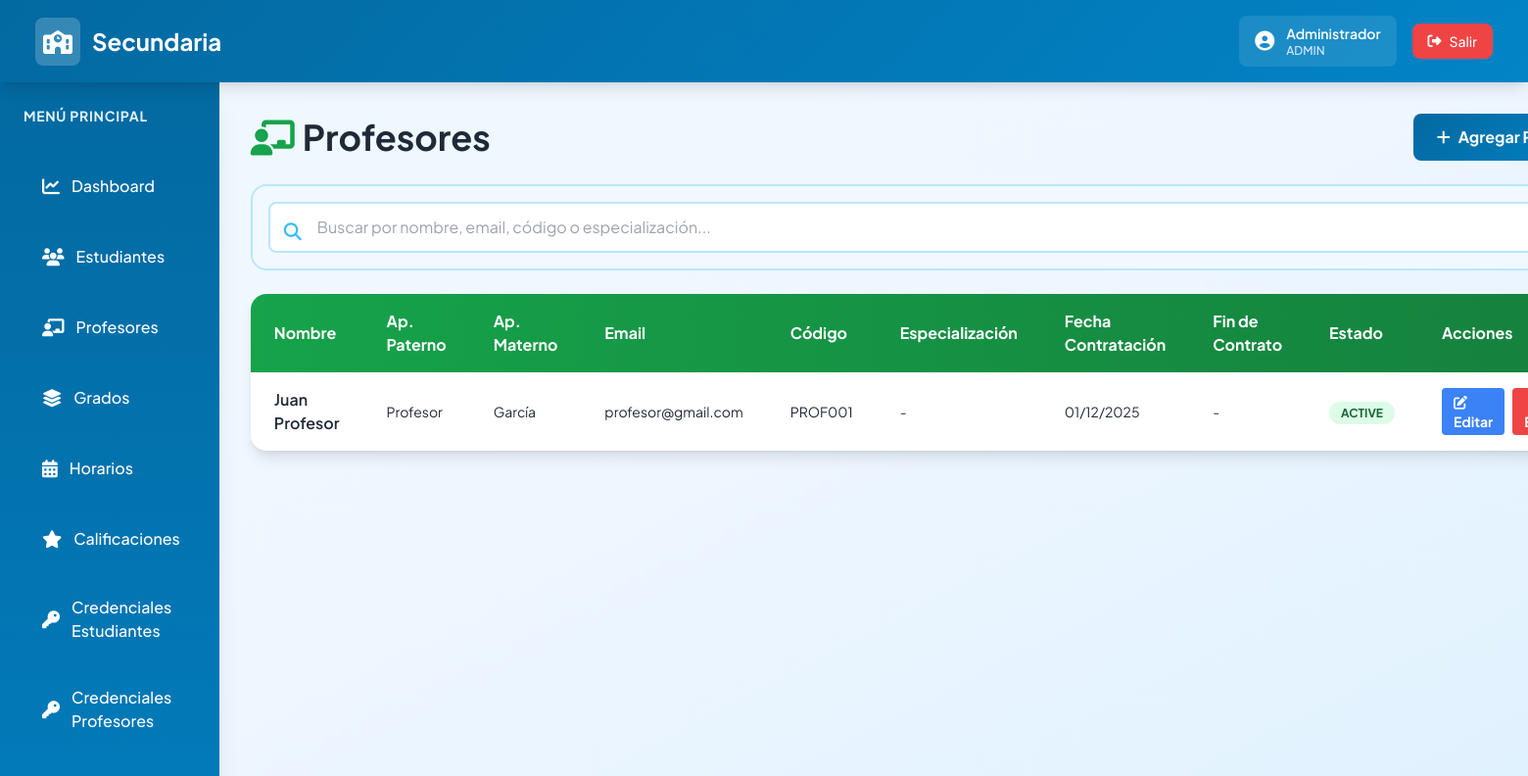
The app's page /teachers (signed in) with its own data.
### models.py (models this page shows)
class User(UserMixin, db.Model):
    __tablename__ = 'users'
    id = db.Column(db.String(36), primary_key=True, default=lambda: str(uuid.uuid4()))
    email = db.Column(db.String(255), unique=True, nullable=False)
    password = db.Column(db.String(255), nullable=False)
    name = db.Column(db.String(255), nullable=False)
    role = db.Column(db.String(20), nullable=False)
    created_at = db.Column(db.DateTime, default=datetime.utcnow)

class Teacher(db.Model):
    __tablename__ = 'teachers'
    id = db.Column(db.String(36), primary_key=True, default=lambda: str(uuid.uuid4()))
    user_id = db.Column(db.String(36), db.ForeignKey('users.id'), nullable=False, unique=True)
    teacher_code = db.Column(db.String(50), unique=True, nullable=False)
    specialization = db.Column(db.Text)
    apellido_paterno = db.Column(db.String(100), nullable=True)
    apellido_materno = db.Column(db.String(100), nullable=True)
    hire_date = db.Column(db.Date, nullable=False)
    end_contract_date = db.Column(db.Date, nullable=True)
    status = db.Column(db.String(20), default='active')
    created_at = db.Column(db.DateTime, default=datetime.utcnow)
    user = db.relationship('User', backref='teacher_profile')

### routes.py (the view)
@app.route('/teachers')
@login_required
def teachers():
    if current_user.role != 'admin':
        flash('Acceso denegado', 'error')
        return redirect(url_for('dashboard'))
    teachers = Teacher.query.all()
    return render_template('teachers.html', teachers=teachers)

### app.py (called while the page is built)
@login_manager.user_loader
def load_user(user_id):
    try:
        return User.query.get(user_id)
    except Exception as e:
        print(f"Error loading user: {e}")
        return None

### templates/teachers.html (shortened to what this page needs)
{% extends "base.html" %}
{% block content %}
<div class="space-y-6">
    <div class="flex justify-between items-center">
        <h1 class="text-4xl font-bold text-gray-800"><i class="fas fa-chalkboard-user text-green-600 mr-2"></i>Profesores</h1>
        <button onclick="openModal('addTeacherModal')" class="gradient-btn text-white px-6 py-3 rounded-lg font-bold flex items-center gap-2">
            <i class="fas fa-plus"></i> Agregar Profesor
        </button>
    </div>
    <div class="bg-sky-50 rounded-2xl p-4 border-2 border-sky-200">
        <div class="relative">
            <i class="fas fa-search absolute left-4 top-4 text-sky-400 text-lg"></i>
            <input type="text" id="searchInput" placeholder="Buscar por nombre, email, código o especialización..." class="w-full pl-12 pr-4 py-3 bg-white border-2 border-sky-200 rounded-lg focus:outline-none focus:border-sky-500 text-gray-800" onkeyup="filterTeachers()">
        </div>
    </div>
    <div class="bg-white rounded-2xl shadow-lg overflow-hidden">
        <table class="w-full">
            <thead class="bg-gradient-to-r from-green-600 to-green-700 text-white">
                <tr>
                    <th class="px-6 py-4 text-left">Nombre</th>
                    <th class="px-6 py-4 text-left">Ap. Paterno</th>
                    <th class="px-6 py-4 text-left">Ap. Materno</th>
                    <th class="px-6 py-4 text-left">Email</th>
                    <th class="px-6 py-4 text-left">Código</th>
                    <th class="px-6 py-4 text-left">Especialización</th>
                    <th class="px-6 py-4 text-left">Fecha Contratación</th>
                    <th class="px-6 py-4 text-left">Fin de Contrato</th>
                    <th class="px-6 py-4 text-left">Estado</th>
                    <th class="px-6 py-4 text-left">Acciones</th>
                </tr>
            </thead>
            <tbody class="divide-y" id="teacherTableBody">
                {% for teacher in teachers %}
                <tr class="hover:bg-sky-50 teacher-row" data-searchtext="{{ teacher.user.name.lower() }} {{ teacher.apellido_paterno.lower() if teacher.apellido_paterno else '' }} {{ teacher.apellido_materno.lower() if teacher.apellido_materno else '' }} {{ teacher.user.email.lower() }} {{ teacher.teacher_code.lower() }} {{ teacher.specialization.lower() if teacher.specialization else '' }}">
                    <td class="px-6 py-4 font-semibold">{{ teacher.user.name }}</td>
                    <td class="px-6 py-4 text-sm">{{ teacher.apellido_paterno or '-' }}</td>
                    <td class="px-6 py-4 text-sm">{{ teacher.apellido_materno or '-' }}</td>
                    <td class="px-6 py-4 text-sm">{{ teacher.user.email }}</td>
                    <td class="px-6 py-4 text-sm">{{ teacher.teacher_code }}</td>
                    <td class="px-6 py-4 text-sm">{{ teacher.specialization or '-' }}</td>
                    <td class="px-6 py-4 text-sm">{{ teacher.hire_date.strftime('%d/%m/%Y') }}</td>
                    <td class="px-6 py-4 text-sm">{{ teacher.end_contract_date.strftime('%d/%m/%Y') if teacher.end_contract_date else '-' }}</td>
                    <td class="px-6 py-4"><span class="px-3 py-1 bg-green-100 text-green-800 rounded-full text-xs font-bold">{{ teacher.status|upper }}</span></td>
                    <td class="px-6 py-4 flex gap-2">
                        <a href="{{ url_for('edit_teacher', teacher_id=teacher.id) }}" class="bg-blue-500 hover:bg-blue-600 text-white px-3 py-1 rounded text-sm font-bold transition">
                            <i class="fas fa-edit"></i> Editar
                        </a>
                        <form method="POST" action="{{ url_for('delete_teacher', teacher_id=teacher.id) }}" style="display:inline;">
                            <button type="submit" onclick="return confirm('¿Eliminar profesor?')" class="bg-red-500 hover:bg-red-600 text-white px-3 py-1 rounded text-sm font-bold transition">
                            </button>
                        </form>
                    </td>
                </tr>
                {% endfor %}
            </tbody>
        </table>
    </div>
</div>
{% endblock %}

### templates/base.html (shortened to what this page needs)
<!DOCTYPE html>
<html lang="es">
<head>
    <script src="https://cdn.tailwindcss.com"></script>
    <link rel="stylesheet" href="https://cdnjs.cloudflare.com/ajax/libs/font-awesome/6.4.0/css/all.min.css">
</head>
<body class="bg-gradient-to-br from-sky-50 via-blue-50 to-sky-100 text-gray-800 min-h-screen">
    <nav class="gradient-header text-white shadow-lg sticky top-0 z-50">
        <div class="container mx-auto px-6 py-4 flex justify-between items-center">
            <div class="text-2xl font-bold flex items-center gap-3">
                <div class="bg-white bg-opacity-20 p-2 rounded-lg">
                    <i class="fas fa-school text-2xl"></i>
                </div>
                <span>Secundaria</span>
            </div>
            <div class="flex gap-4 items-center">
                {% if current_user.is_authenticated %}
                <a href="{{ url_for('my_profile') }}" class="flex items-center gap-3 bg-white bg-opacity-10 px-4 py-2 rounded-lg hover:bg-opacity-20 transition cursor-pointer">
                    <i class="fas fa-user-circle text-xl"></i>
                    <div class="text-sm">
                        <div class="font-semibold">{{ current_user.name }}</div>
                        <div class="text-xs text-blue-100 uppercase font-medium">{{ current_user.role }}</div>
                    </div>
                </a>
                <a href="{{ url_for('logout') }}" class="bg-red-500 hover:bg-red-600 px-4 py-2 rounded-lg transition font-medium text-sm flex items-center gap-2">
                    <i class="fas fa-sign-out-alt"></i> Salir
                </a>
                {% endif %}
            </div>
        </div>
    </nav>
    {% if current_user.is_authenticated %}
    <div class="flex">
        <aside class="w-72 bg-gradient-to-b from-sky-700 to-sky-600 text-white min-h-screen p-6 shadow-xl">
            <div class="mb-8">
                <h2 class="text-sm font-bold uppercase tracking-wider text-sky-100 mb-4">Menú Principal</h2>
            </div>
            <ul class="space-y-3">
                <li>
                    <a href="{{ url_for('dashboard') }}" class="sidebar-item block p-4 rounded-lg hover:bg-sky-500 transition flex items-center gap-3 font-medium">
                        <i class="fas fa-chart-line text-lg"></i>
                        <span>Dashboard</span>
                    </a>
                </li>
                {% if current_user.role == 'admin' %}
                <li>
                    <a href="{{ url_for('students') }}" class="sidebar-item block p-4 rounded-lg hover:bg-sky-500 transition flex items-center gap-3 font-medium">
                        <i class="fas fa-users text-lg"></i>
                        <span>Estudiantes</span>
                    </a>
                </li>
                <li>
                    <a href="{{ url_for('teachers') }}" class="sidebar-item block p-4 rounded-lg hover:bg-sky-500 transition flex items-center gap-3 font-medium">
                        <i class="fas fa-chalkboard-user text-lg"></i>
                        <span>Profesores</span>
                    </a>
                </li>
                <li>
                    <a href="{{ url_for('grades') }}" class="sidebar-item block p-4 rounded-lg hover:bg-sky-500 transition flex items-center gap-3 font-medium">
                        <i class="fas fa-layer-group text-lg"></i>
                        <span>Grados</span>
                    </a>
                </li>
                <li>
                    <a href="{{ url_for('view_schedule') }}" class="sidebar-item block p-4 rounded-lg hover:bg-sky-500 transition flex items-center gap-3 font-medium">
                        <i class="fas fa-calendar-alt text-lg"></i>
                        <span>Horarios</span>
                    </a>
                </li>
                <li>
                    <a href="{{ url_for('admin_all_grades') }}" class="sidebar-item block p-4 rounded-lg hover:bg-sky-500 transition flex items-center gap-3 font-medium">
                        <i class="fas fa-star text-lg"></i>
                        <span>Calificaciones</span>
                    </a>
                </li>
                <li>
                    <a href="{{ url_for('admin_credentials') }}" class="sidebar-item block p-4 rounded-lg hover:bg-sky-500 transition flex items-center gap-3 font-medium">
                        <i class="fas fa-key text-lg"></i>
                        <span>Credenciales Estudiantes</span>
                    </a>
                </li>
                <li>
                    <a href="{{ url_for('admin_teacher_credentials') }}" class="sidebar-item block p-4 rounded-lg hover:bg-sky-500 transition flex items-center gap-3 font-medium">
                        <i class="fas fa-key text-lg"></i>
                        <span>Credenciales Profesores</span>
                    </a>
                </li>
                {% endif %}
            </ul>
        </aside>
        <main class="flex-1 p-8 fade-in">
    {% else %}
    <main class="flex justify-center items-center min-h-screen">
    {% endif %}
            {% block content %}{% endblock %}
        </main>
    {% if current_user.is_authenticated %}</div>{% endif %}
</body>
</html>

### templates/base.html (style rules this page uses)
* { font-family: 'Plus Jakarta Sans', sans-serif; }
.gradient-header { background: linear-gradient(135deg, #0369a1 0%, #0284c7 100%); }
.gradient-btn { background: linear-gradient(135deg, #0369a1 0%, #0284c7 100%); transition: all 0.3s ease; }
.sidebar-item { transition: all 0.3s ease; border-left: 3px solid transparent; }
.fade-in { animation: fadeIn 0.5s ease-in; }

### records on screen
User: name "Administrador", role "ADMIN"
Teacher: user.name "Juan Profesor", apellido_paterno "Profesor", apellido_materno "García", user.email "profesor@gmail.com", teacher_code "PROF001", specialization "-", hire_date "01/12/2025", end_contract_date "-", status "ACTIVE"
